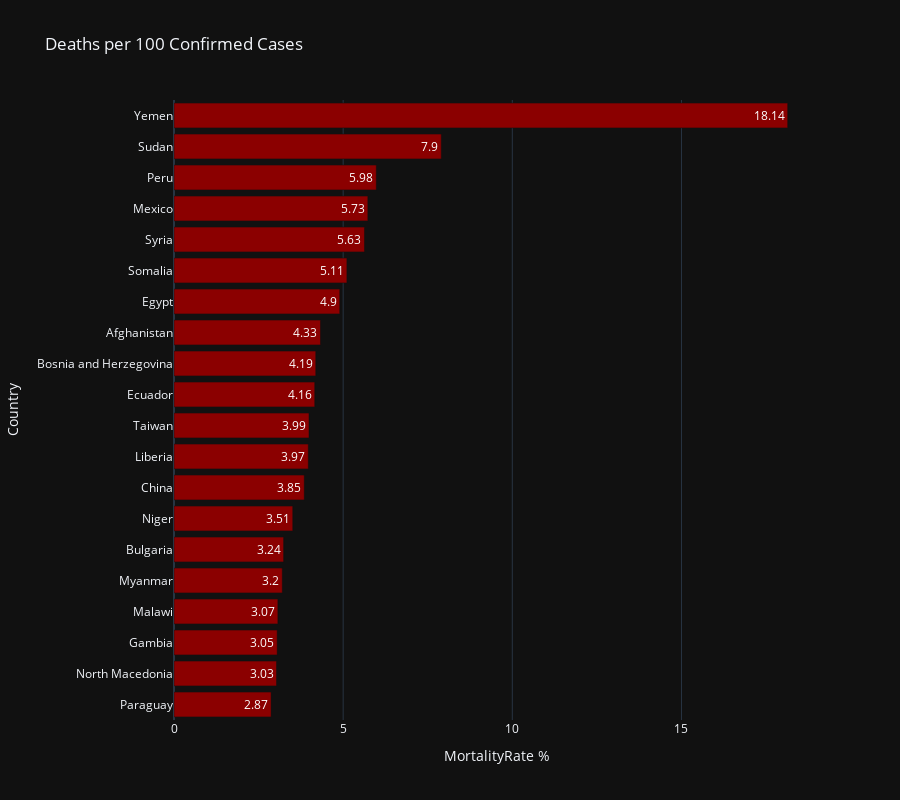

Notebook code for this chart:
### Code cell
fig = px.bar(temp.sort_values(by="MortalityRate %", ascending=False)[:20][::-1],
             x = 'MortalityRate %', y = 'Country', 
             title='Deaths per 100 Confirmed Cases', text='MortalityRate %', height=800, orientation='h',
             color_discrete_sequence=['darkred']
            )
fig.show()

### Figure 1 — Plotly figure (JSON) as saved in the notebook; plotly's stock layout.template omitted (floating-point values rounded to 4 significant figures)
{"data": [{"alignmentgroup": "True", "hovertemplate": "MortalityRate %=%{text}<br>Country=%{y}<extra></extra>", "legendgroup": "", "marker": {"color": "darkred", "pattern": {"shape": ""}}, "name": "", "offsetgroup": "", "orientation": "h", "showlegend": false, "text": [2.87, 3.03, 3.05, 3.07, 3.2, 3.24, 3.51, 3.85, 3.97, 3.99, 4.16, 4.19, 4.33, 4.9, 5.11, 5.63, 5.73, 5.98, 7.9, 18.14], "textposition": "auto", "type": "bar", "x": [2.87, 3.03, 3.05, 3.07, 3.2, 3.24, 3.51, 3.85, 3.97, 3.99, 4.16, 4.19, 4.33, 4.9, 5.11, 5.63, 5.73, 5.98, 7.9, 18.14], "xaxis": "x", "y": ["Paraguay", "North Macedonia", "Gambia", "Malawi", "Myanmar", "Bulgaria", "Niger", "China", "Liberia", "Taiwan", "Ecuador", "Bosnia and Herzegovina", "Afghanistan", "Egypt", "Somalia", "Syria", "Mexico", "Peru", "Sudan", "Yemen"], "yaxis": "y"}], "layout": {"barmode": "relative", "height": 800, "legend": {"tracegroupgap": 0}, "title": {"text": "Deaths per 100 Confirmed Cases"}, "xaxis": {"anchor": "y", "domain": [0, 1], "title": {"text": "MortalityRate %"}}, "yaxis": {"anchor": "x", "domain": [0, 1], "title": {"text": "Country"}}}}
